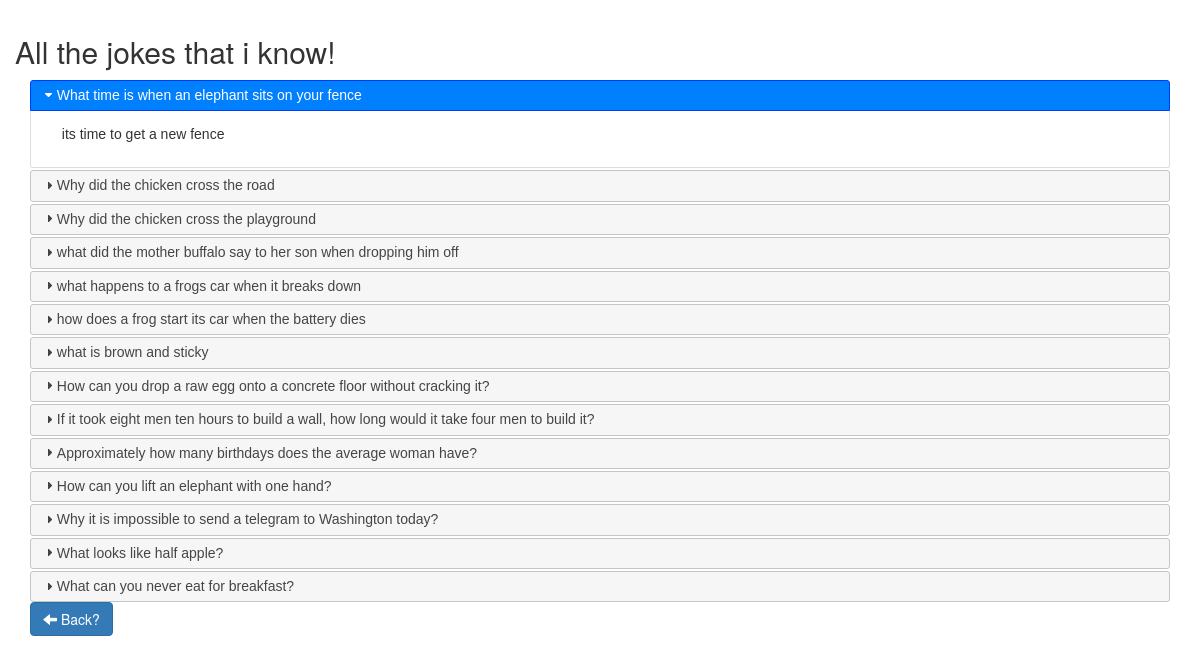
Screenshot of /includes/search_display.php with the database file from the repository.
### tables this page shows
CREATE TABLE IF NOT EXISTS `jokes_table` (
  `jokeID` int(10) NOT NULL AUTO_INCREMENT,
  `jokeQues` varchar(200) NOT NULL,
  `jokeAns` varchar(200) NOT NULL,
  PRIMARY KEY (`jokeID`)
);

### includes/search_display.php (the view, shortened to what this page needs)
<head>
  <link rel="stylesheet" href="//code.jquery.com/ui/1.12.1/themes/base/jquery-ui.css">
  <link rel="stylesheet" href="/resources/demos/style.css">
  <link rel="stylesheet" href="https://maxcdn.bootstrapcdn.com/bootstrap/3.4.0/css/bootstrap.min.css">
</head>
<div class="container">
  <?php
  include 'db_connect.php';
  $sql = "SELECT jokeId, jokeQues, jokeAns FROM jokes_table";
  $result = $conn->query($sql);
  ?>
  <div class="row">
    <div class="col col-12">
      <header>
        <h2>All the jokes that i know!</h2>
      </header>
    </div>
  </div>
  <div id="accordion">
  <?php
  if ($result->num_rows > 0) {
      while($row = $result->fetch_assoc()) {
          echo '<h3>';
          echo $row["jokeQues"];
          echo '</h3>';
          echo '<div><p>';
          echo $row["jokeAns"];
          echo '</p></div>';
      }
  } else {
      echo "0 results";
  }
  ?>
  </div>
    <a href="../index.php" class="btn btn-primary btn-primary"><span class="glyphicon glyphicon-arrow-left"></span> Back?</a>
</div>

### style.css (style rules this page uses)
* { margin: 0 0; padding: 0; }

### rows the page displays
jokes_table: jokeQues "What time is when an elephant sits on your fence", jokeAns "its time to get a new fence"
jokes_table: jokeQues "Why did the chicken cross the road"
jokes_table: jokeQues "Why did the chicken cross the playground"
jokes_table: jokeQues "what did the mother buffalo say to her son when dropping him off"
jokes_table: jokeQues "what happens to a frogs car when it breaks down"
jokes_table: jokeQues "how does a frog start its car when the battery dies"
jokes_table: jokeQues "what is brown and sticky"
jokes_table: jokeQues "How can you drop a raw egg onto a concrete floor without cracking it?"
jokes_table: jokeQues "If it took eight men ten hours to build a wall, how long would it take four men to build it?"
jokes_table: jokeQues "Approximately how many birthdays does the average woman have?"
jokes_table: jokeQues "How can you lift an elephant with one hand?"
jokes_table: jokeQues "Why it is impossible to send a telegram to Washington today?"
jokes_table: jokeQues "What looks like half apple?"
jokes_table: jokeQues "What can you never eat for breakfast?"
